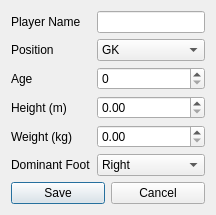
<?xml version="1.0" encoding="UTF-8"?>
<ui version="4.0">
 <class>PlayerDialog</class>
 <widget class="QDialog" name="PlayerDialog">

  <property name="windowTitle">
   <string>Add Player</string>
  </property>

  <layout class="QFormLayout">

   <!-- NAME -->
   <item row="0" column="0">
    <widget class="QLabel">
     <property name="text">
      <string>Player Name</string>
     </property>
    </widget>
   </item>
   <item row="0" column="1">
    <widget class="QLineEdit" name="playerNameEdit"/>
   </item>

   <!-- POSITION -->
   <item row="1" column="0">
    <widget class="QLabel">
     <property name="text">
      <string>Position</string>
     </property>
    </widget>
   </item>
   <item row="1" column="1">
    <widget class="QComboBox" name="positionCombo">
     <item><property name="text"><string>GK</string></property></item>
     <item><property name="text"><string>DEF</string></property></item>
     <item><property name="text"><string>MID</string></property></item>
     <item><property name="text"><string>FW</string></property></item>
    </widget>
   </item>

   <!-- AGE -->
   <item row="2" column="0">
    <widget class="QLabel">
     <property name="text">
      <string>Age</string>
     </property>
    </widget>
   </item>
   <item row="2" column="1">
    <widget class="QSpinBox" name="ageSpin"/>
   </item>

   <!-- HEIGHT -->
   <item row="3" column="0">
    <widget class="QLabel">
     <property name="text">
      <string>Height (m)</string>
     </property>
    </widget>
   </item>
   <item row="3" column="1">
    <widget class="QDoubleSpinBox" name="heightSpin"/>
   </item>

   <!-- WEIGHT -->
   <item row="4" column="0">
    <widget class="QLabel">
     <property name="text">
      <string>Weight (kg)</string>
     </property>
    </widget>
   </item>
   <item row="4" column="1">
    <widget class="QDoubleSpinBox" name="weightSpin"/>
   </item>

   <!-- FOOT -->
   <item row="5" column="0">
    <widget class="QLabel">
     <property name="text">
      <string>Dominant Foot</string>
     </property>
    </widget>
   </item>
   <item row="5" column="1">
    <widget class="QComboBox" name="footCombo">
     <item><property name="text"><string>Right</string></property></item>
     <item><property name="text"><string>Left</string></property></item>
     <item><property name="text"><string>Both</string></property></item>
    </widget>
   </item>

   <!-- BUTTONS -->
   <item row="6" column="0" colspan="2">
    <layout class="QHBoxLayout">

     <item>
      <widget class="QPushButton" name="savePlayerBtn">
       <property name="text">
        <string>Save</string>
       </property>
      </widget>
     </item>

     <item>
      <widget class="QPushButton" name="cancelPlayerBtn">
       <property name="text">
        <string>Cancel</string>
       </property>
      </widget>
     </item>

    </layout>
   </item>

  </layout>

 </widget>
</ui>
